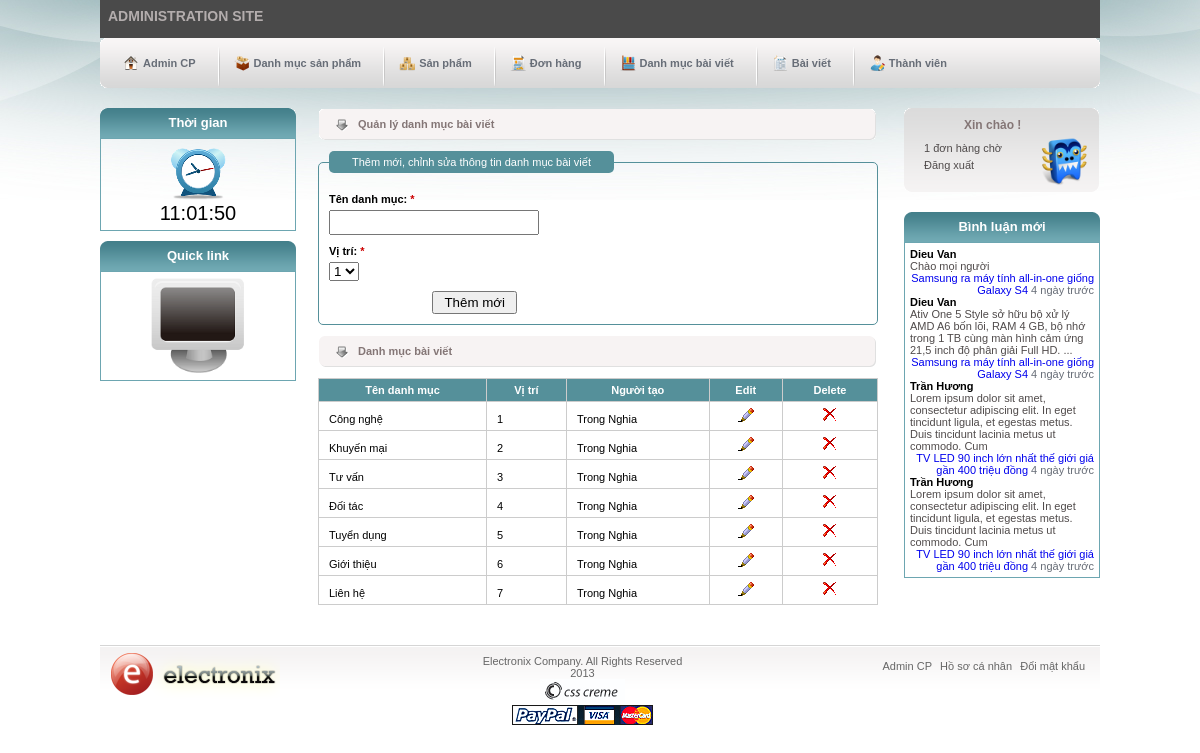
/admin/n-categories.php (signed in), run on an earlier commit of the app's database.
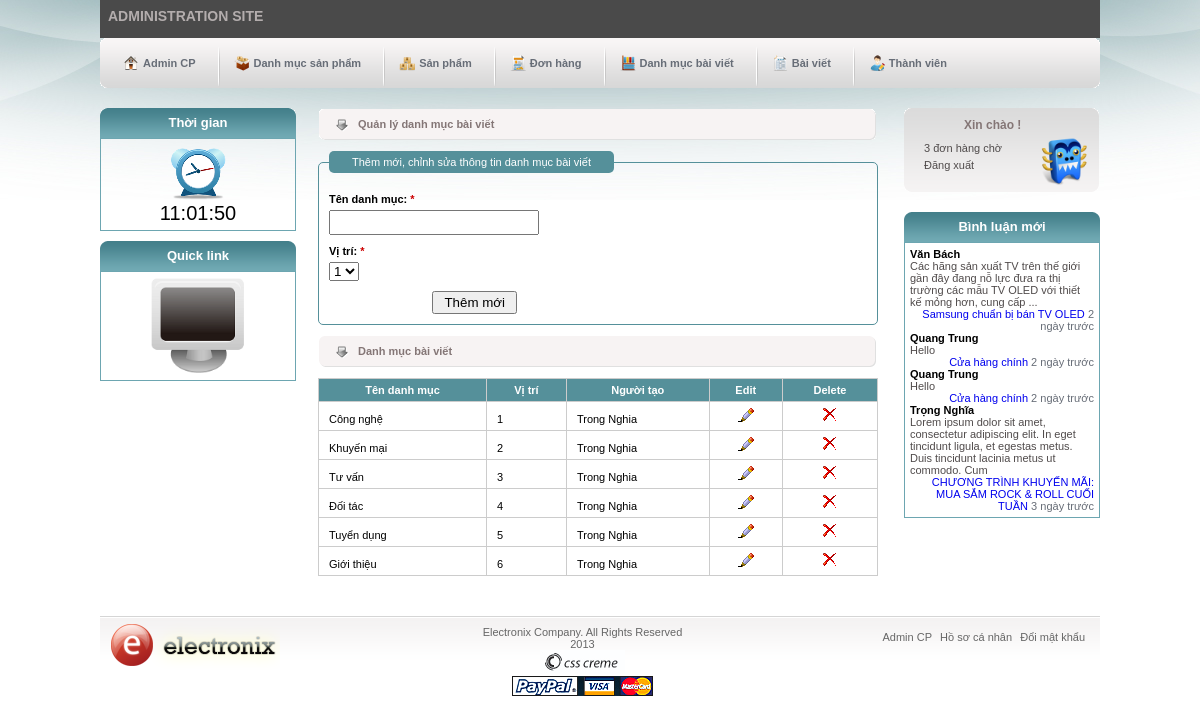
And on a later commit of the database.
### tables this page shows
CREATE TABLE IF NOT EXISTS `n_categories` (
  `cat_id` int(11) NOT NULL AUTO_INCREMENT,
  `user_id` int(11) NOT NULL,
  `cat_name` varchar(100) NOT NULL,
  `position` tinyint(4) NOT NULL,
  PRIMARY KEY (`cat_id`)
);

### inc/functions.php (called while the page is built, shortened)
<?php
    function the_excerpt($text, $string = 400) {
        $sanitized = strip_tags($text);
        if(strlen($sanitized) > $string) {
            $cutString = substr($sanitized,0,$string);
            $words = substr($sanitized, 0, strrpos($cutString, ' '));
            return $words;
        } else {
            return $sanitized;
        }
    }
	function show_time($time) {
	    $s = strtotime("now") - strtotime($time);
	    if ($s <= 60) {
	        return 'Khoảng 1 phút trước';
	    } else {
	        $t = intval($s / 60);
	        if ($t >= 60) {
	            $t = intval($t / 60);
	            if ($t >= 24) {
	                $t = intval($t / 24);
	                if ($t >= 30) {
	                    $t = intval($t / 30);
	                    if ($t >= 12) {
	                        $t = intval($t / 12);
	                        return $t . ' năm trước';
	                    } else {
	                        return $t . ' tháng trước';
	                    }
	                } else {
	                    return $t . ' ngày trước';
	                }
	            } else {
	                return $t . ' giờ trước';
	            }
	        } else {
	            return $t . ' phút trước';
	        }
	    }
	}

### admin/n-categories.php (the view, shortened to what the changed rows need)
<?php
	include('inc/header.php');
	require_once('../inc/functions.php');
	require_once('../inc/mysqli_connect.php');
	include('inc/first-sidebar.php');
?>
<?php
	if (isset($_GET['ecid'])) {
		if(filter_var($_GET['ecid'], FILTER_VALIDATE_INT, array('min_range'=>1))) {
			include('inc/edit-n-categories.php');
		} else {
			redirect_to('admin/index.php');
		}
	} elseif(isset($_GET['dcid'])) {
		if(filter_var($_GET['dcid'], FILTER_VALIDATE_INT, array('min_range'=>1))) {
			include('inc/delete-n-categories.php');
		} else {
			redirect_to('admin/index.php');
		}
	} else {
		include('inc/add-n-categories.php');
	}
?>
	<table>
    	<thead>
    		<tr>
    			<th><a href="n-categories.php?sort=cat">Tên danh mục</a></th>
    			<th><a href="n-categories.php?sort=pos">Vị trí</a></th>
    			<th><a href="n-categories.php?sort=by">Người tạo</a></th>
                <th>Edit</th>
                <th>Delete</th>
    		</tr>
    	</thead>
    	<tbody>
    	<?php
    		if (isset($_GET['sort'])) {
    			switch ($_GET['sort']) {
    				case 'cat':
    					$order_by = 'cat_name';
    					break;
    				case 'pos':
    					$order_by = 'position';
    					break;
    				case 'by':
    					$order_by = 'name';
    					break;
    				default:
    					$order_by = 'position';
    					break;
    			}
    		} else {
    			$order_by = 'position';
    		}
    		$q = "SELECT c.cat_id, c.cat_name, c.position, c.user_id, CONCAT_WS(' ', first_name, last_name) AS name ";
    		$q .= " FROM n_categories AS c ";
    		$q .= " JOIN users AS u USING(user_id) ";
    		$q .= " ORDER BY {$order_by} ASC";
    		$r = mysqli_query($dbc, $q);
    		while ($cats = mysqli_fetch_array($r, MYSQLI_ASSOC)) :
    	?>
            <tr>
                <td><?php echo $cats['cat_name']; ?></td>
                <td><?php echo $cats['position']; ?></td>
                <td><?php echo $cats['name']; ?></td>
                <td class='edit'><a href="n-categories.php?ecid=<?php echo $cats['cat_id']; ?>"><img src="../images/b_edit.png" alt="edit"></a></td>
                <td class='delete'><a href="n-categories.php?dcid=<?php echo $cats['cat_id']; ?>"><img src="../images/b_drop.png" alt="drop"></a></td>
            </tr>
        <?php endwhile; ?>
    	</tbody>
    </table>
</div>
<?php
	include('inc/second-sidebar.php');
	include('inc/footer.php');
?>

### admin/inc/second-sidebar.php (shortened to what the changed rows need)
	<?php
		$q = "SELECT COUNT(order_id) FROM orders WHERE status = 1";
		$r = mysqli_query($dbc,$q); confirm_query($r, $q);
		if (mysqli_num_rows($r) > 0) {
			list($record) = mysqli_fetch_array($r, MYSQLI_NUM);
			$msg = $record." đơn hàng chờ";
		} else {
			$msg = "0 đơn hàng chờ";
		}
	?>
	<div id="second-sidebar">
		<div id="shopping-cart" class="group">
			<h2><a href="../edit-profile.php">Xin chào <?php echo $_SESSION['last_name'];?>!</a></h2>
			<div id="cart-details">
				<a href="order.php" id="red"><?php echo $msg;?></a>
				<a href='logout.php'>Đăng xuất</a>
			</div>
		</div>
		<div class='typical'>
			<div class="box" id="boxnews">
			<?php
			$q = "SELECT p.page_name, c.page_id, c.author, c.comment, c.comment_date FROM comments AS c JOIN pages AS p USING(page_id) ORDER BY comment_date DESC LIMIT 4";
			$r = mysqli_query($dbc, $q);
				if (mysqli_num_rows($r) > 0) {
					while ($coms = mysqli_fetch_array($r, MYSQLI_ASSOC)) {
						if (strlen(strip_tags($coms['comment'])) > 200) {
							$comment = the_excerpt($coms['comment'], 200)." ...";
						} else {
							$comment = strip_tags($coms['comment']);
						}
						echo "
							<div>
								<h4 class='newstitle'><strong>{$coms['author']}</strong></h4>
								<p>".$comment."</p>
								<p class='date'><a href='../single.php?pnid={$coms['page_id']}'>{$coms['page_name']}</a>   ".show_time($coms['comment_date'])."</p>
							</div>
						";
					}
				}
			?>
			</div>
		</div>
	</div>
</div>

What changed in the data, as far as the page shows it:
removed n_categories: cat_name "Liên hệ", position "7", name "Trong Nghia"
Also different on the page:
$msg: "1 đơn hàng chờ" → "3 đơn hàng chờ"
new list line: "Văn Bách Các hãng sản xuất TV trên thế giới gần đây đang nỗ lực đưa ra thị trường các mẫu TV OLED với thiết kế mỏng hơn, cung cấp ... Samsung chuẩn bị bán TV OLED 2 ngày trước"
new list line: "Quang Trung Hello Cửa hàng chính 2 ngày trước"
new list line: "Trọng Nghĩa Lorem ipsum dolor sit amet, consectetur adipiscing elit. In eget tincidunt ligula, et egestas metus. Duis tincidunt lacinia metus ut commodo. Cum CHƯƠNG TRÌNH KHUYẾN MÃI: MUA SẮM ROCK & ROLL CUỐI TUẦN 3 ngày trước"
list line gone: "Dieu Van Chào mọi người Samsung ra máy tính all-in-one giống Galaxy S4 4 ngày trước"
list line gone: "Dieu Van Ativ One 5 Style sở hữu bộ xử lý AMD A6 bốn lõi, RAM 4 GB, bộ nhớ trong 1 TB cùng màn hình cảm ứng 21,5 inch độ phân giải Full HD. ... Samsung ra máy tính all-in-one giống Galaxy S4 4 ngày trước"
list line gone: "Trần Hương Lorem ipsum dolor sit amet, consectetur adipiscing elit. In eget tincidunt ligula, et egestas metus. Duis tincidunt lacinia metus ut commodo. Cum TV LED 90 inch lớn nhất thế giới giá gần 400 triệu đồng 4 ngày trước"
